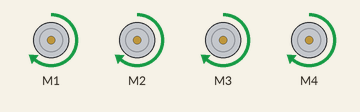
Simulated run of this sketch. Board: Arduino Uno, built with avr-gcc and run on an emulated ATmega328P. Shown: 4 × DC motor (green arrow = forward, orange = backward, longer = faster).

Above: at 1.0 s.
At 3.0 s:
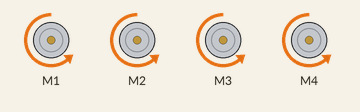
Timing chart, 0 to 5.2 s (numbered marks = the images above):
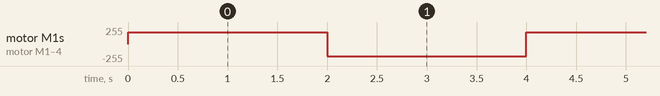

The sketch:

L293D_Motor_Shield.ino
```cpp
//Tesing L293D motor driver shield using Uno R3 (Installation of AFMotor Library is required.
//www.quadstore.in

/*
 * Note:
// YOU HAVE TO INSTALL THE AFMOTOR LIBRARY BEFORE UPLOAD THE CODE//
// GO TO SKETCH >> INCLUDE LIBRARY >> ADD .ZIP LIBRARY >> SELECT AF MOTOR ZIP FILE //

*/

//including the libraries
#include <AFMotor.h>


//defining motors
AF_DCMotor motor1(1, MOTOR12_1KHZ);
AF_DCMotor motor2(2, MOTOR12_1KHZ);
AF_DCMotor motor3(3, MOTOR34_1KHZ);
AF_DCMotor motor4(4, MOTOR34_1KHZ);


void setup() {
  //Setting the motor speed
  motor1.setSpeed(180);
  motor2.setSpeed(180);
  motor3.setSpeed(180);
  motor4.setSpeed(180);

  //Begin serial communication
  Serial.begin(9600);

}

void loop(){

   //Forward: Turn forward
    motor1.run(FORWARD);
    motor2.run(FORWARD);
    motor3.run(FORWARD);
    motor4.run(FORWARD);
    delay(2000);
    //Backward: Turn Backward
    motor1.run(BACKWARD);
    motor2.run(BACKWARD);
    motor3.run(BACKWARD);
    motor4.run(BACKWARD);
    delay(2000);
  }
```

Measured:
- by itself, motor M1–4: alternates forward 180/255 for 2.0 s and backward 180/255 for 2.0 s
